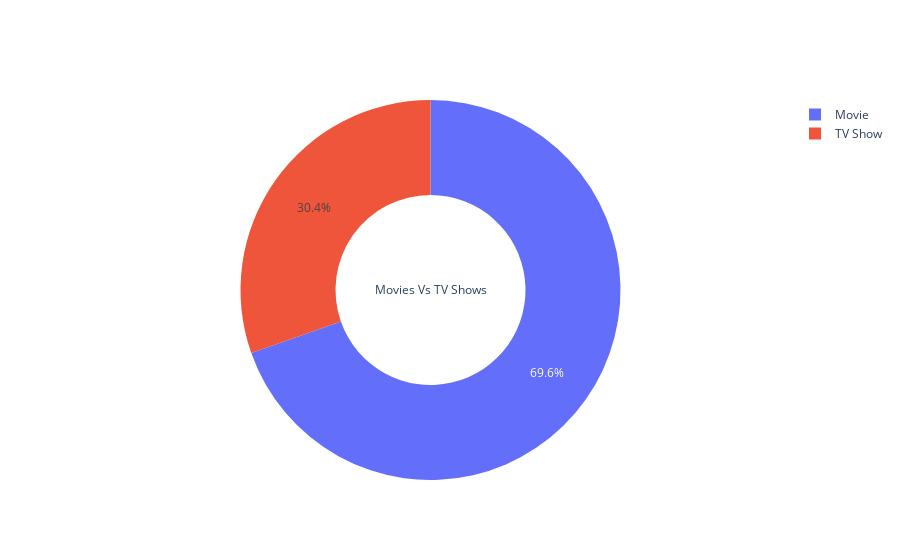

Source (notebook cell):
### Code cell
fig = go.Figure(data=[go.Pie(labels=df['type'].value_counts(normalize=True).index,
                             values=df['type'].value_counts(normalize=True).values,
                             hole=0.5,
                             title='Movies Vs TV Shows')])
fig.show()

### Figure 1 — Plotly figure (JSON) as saved in the notebook; plotly's stock layout.template omitted (floating-point values rounded to 4 significant figures)
{"data": [{"hole": 0.5, "labels": ["Movie", "TV Show"], "title": {"text": "Movies Vs TV Shows"}, "type": "pie", "values": [0.6962, 0.3038]}], "layout": {}}
